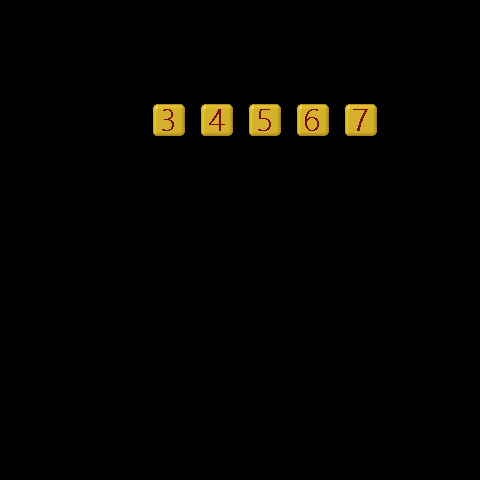

A level layout from a 2D game, rendered from its tile map. Below: a short description, then the map file with its tile-grid data intact:
An orthogonal 10x10 tile map with 48x48 px tiles, 2 tile layers (food, number).

<map version="1.2" tiledversion="1.2.5" orientation="orthogonal" renderorder="right-down" width="10" height="10" tilewidth="48" tileheight="48" infinite="0" nextlayerid="3" nextobjectid="1">
 <tileset firstgid="1" name="0_99" tilewidth="48" tileheight="48" tilecount="110" columns="10">
  <image source="0-99.png" width="480" height="528" />
  <tile id="30">
   <animation>
    <frame tileid="30" duration="200" />
    <frame tileid="31" duration="200" />
    <frame tileid="32" duration="200" />
    <frame tileid="33" duration="200" />
    <frame tileid="34" duration="200" />
    <frame tileid="35" duration="200" />
    <frame tileid="36" duration="200" />
    <frame tileid="37" duration="200" />
   </animation>
  </tile>
  <tile id="44">
   <animation>
    <frame tileid="40" duration="100" />
    <frame tileid="41" duration="100" />
    <frame tileid="42" duration="100" />
    <frame tileid="43" duration="100" />
    <frame tileid="44" duration="100" />
    <frame tileid="45" duration="100" />
    <frame tileid="46" duration="100" />
    <frame tileid="47" duration="100" />
   </animation>
  </tile>
 </tileset>
 <layer id="2" name="food" width="10" height="10">
  <data encoding="csv">
0,0,0,0,0,0,0,0,0,0,
0,0,0,0,0,0,0,0,0,0,
0,0,0,35,35,35,35,35,0,0,
0,0,0,0,0,0,0,0,0,0,
0,0,0,0,0,0,0,0,0,0,
0,0,0,0,0,0,0,0,0,0,
0,0,0,0,0,0,0,0,0,0,
0,0,0,0,0,0,0,0,0,0,
0,0,0,0,0,0,0,0,0,0,
0,0,0,0,0,0,0,0,0,0
</data>
 </layer>
 <layer id="1" name="number" width="10" height="10">
  <data encoding="csv">
0,0,0,0,0,0,0,0,0,0,
0,0,0,0,0,0,0,0,0,0,
0,0,0,4,5,6,7,8,0,0,
0,0,0,0,0,0,0,0,0,0,
0,0,0,0,0,0,0,0,0,0,
0,0,0,0,0,0,0,0,0,0,
0,0,0,0,0,0,0,0,0,0,
0,0,0,0,0,0,0,0,0,0,
0,0,0,0,0,0,0,0,0,0,
0,0,0,0,0,0,0,0,0,0
</data>
 </layer>
</map>
